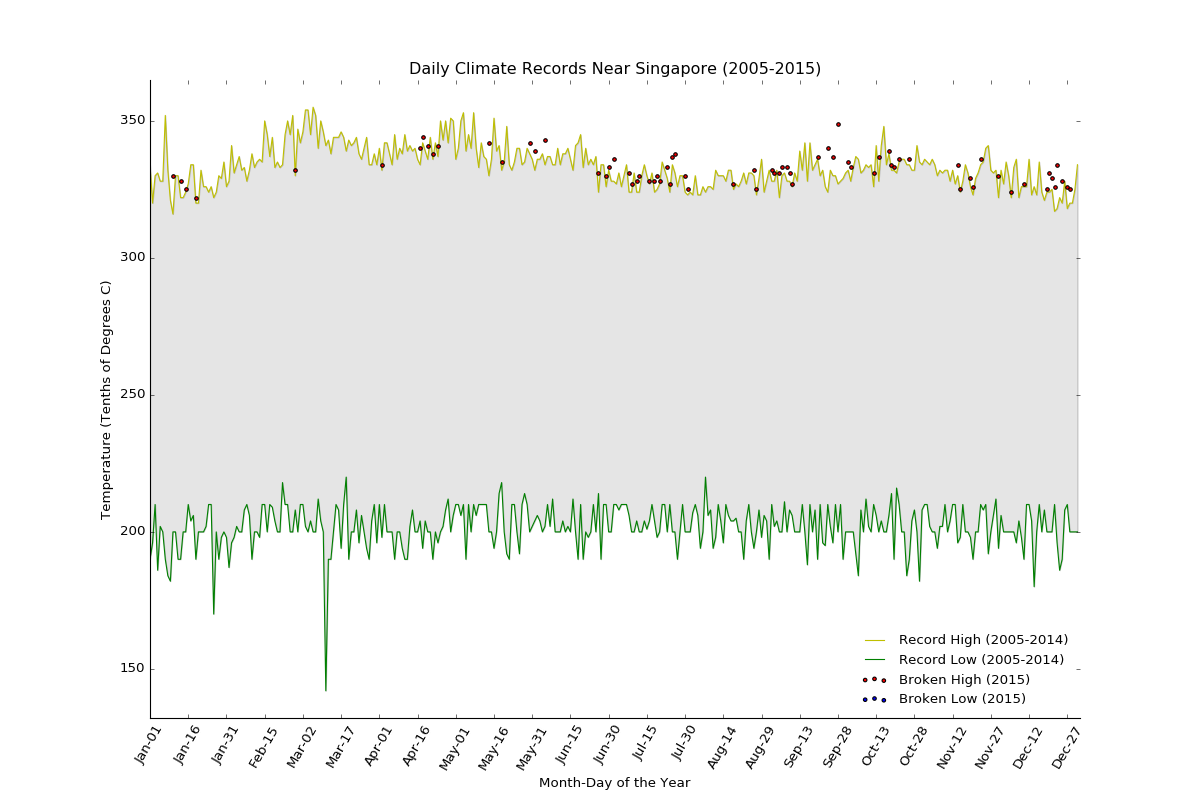

Here is the Python script that generated this plot:
#!/usr/bin/python
# -*- coding:utf-8 -*-

# Assignment 2
# Before working on this assignment please read these instructions fully. In the submission area,
# you will notice that you can click the link to Preview the Grading for each step of the assignment.
# This is the criteria that will be used for peer grading. Please familiarize yourself with
# the criteria before beginning the assignment.
#
# An NOAA dataset has been stored in the file
# 数据源
# "data/C2A2_data/BinnedCsvs_d100/4e86d2106d0566c6ad9843d882e72791333b08be3d647dcae4f4b110.csv".
# The data for this assignment comes from a subset of
# The National Centers for Environmental Information (NCEI) Daily Global Historical Climatology Network (GHCN-Daily).
# The GHCN-Daily is comprised of daily climate records from thousands of land surface stations across the globe.
#
# Each row in the assignment datafile corresponds to a single observation.
# The following variables are provided to you:
#
# 数据格式
# "id" : station identification code
# "date" : date in YYYY-MM-DD format (e.g. 2012-01-24 = January 24, 2012)
# "element" : indicator of element type
# "TMAX" : Maximum temperature (tenths of degrees C)
# "TMIN" : Minimum temperature (tenths of degrees C)
# "value" : data value for element (tenths of degrees C)
#
# 作业要求
# For this assignment, you must:
# 1) Read the documentation and familiarize yourself with the dataset,
# then write some python code which returns a line graph of the record high and record low temperatures
# by day of the year over the period 2005-2014.
# 读取2005-2014数据
# 2) The area between the record high and record low temperatures for each day should be shaded.
# 最高和最低之间高亮
# 3) Overlay a scatter of the 2015 data for any points (highs and lows) for which
# the ten year record (2005-2014) record high or record low was broken in 2015.
# 叠加2015数据, 比较2005-2014数据, 如果最高和最低有新记录, 就显示
# 4) Watch out for leap days (i.e. February 29th),
# it is reasonable to remove these points from the dataset for the purpose of this visualization.
# 移除闰日
# 5) Make the visual nice!
# Leverage principles from the first module in this course when developing your solution.
# Consider issues such as legends, labels, and chart junk.
# 添加legends, labels, and chart junk
#
import matplotlib.pyplot as plt
import numpy as np
import pandas as pd
import datetime as datetime

# 读取数据
df = pd.read_csv('data/C2A2_data/BinnedCsvs_d100/4e86d2106d0566c6ad9843d882e72791333b08be3d647dcae4f4b110.csv')

# 清洗数据
df = df.sort_values(['Date', 'ID'])

# # 获得分拆的年和月日
df['Year'] = df['Date'].apply(lambda x: x[:4])
df['Month_Day'] = df['Date'].apply(lambda x: x[5:])
print(len(df))  # 23754

# # 移除闰日
df = df[df['Month_Day'] != '02-29']
print(len(df))  # 23741

# # 获得2005-2014数据
df_2005_2014 = df[df['Year'] != '2015']
# # 获得2015数据
df_2015 = df[df['Year'] == '2015']

# 探索数据
print('\nAll Data:')
print(df.head())
print(len(df))

print('\nYear 2005-2014:')
print(df_2005_2014.head())
print(len(df_2005_2014))

print('\nYear 2015:')
print(df_2015.head())
print(len(df_2015))

# 最大最小数据
df_2005_2014_min = df_2005_2014[df_2005_2014['Element'] == 'TMIN']
df_2005_2014_max = df_2005_2014[df_2005_2014['Element'] == 'TMAX']
df_2015_min = df_2015[df_2015['Element'] == 'TMIN']
df_2015_max = df_2015[df_2015['Element'] == 'TMAX']


# 处理数据
def get_min_max(df, type):
    return df.groupby(['Month_Day']).agg({'Data_Value': type})


# # 获得2005-2014每日的最高和最低记录
df_2005_2014_lowest = get_min_max(df_2005_2014_min, np.min)
df_2005_2014_highest = get_min_max(df_2005_2014_max, np.max)
df_2015_lowest = get_min_max(df_2015_min, np.min)
df_2015_highest = get_min_max(df_2015_max, np.max)

# 获得2015的记录 - 这里是返回数组下标的索引值
df_2015_beark_lowest = np.where(df_2015_lowest['Data_Value'] < df_2005_2014_lowest['Data_Value'])[0]
df_2015_beark_highest = np.where(df_2015_highest['Data_Value'] > df_2005_2014_highest['Data_Value'])[0]

# 显示数据
fig = plt.figure(figsize=(15, 10), frameon=False)
fig.patch.set_alpha(0)

# # 制图辅助数据 - X轴的长度
df_len = len(df_2005_2014_lowest)
# # 制图辅助数据 - Y轴的最低最高值
max_temperature = df[df['Element'] == 'TMAX']['Data_Value'].max()
min_temperature = df[df['Element'] == 'TMIN']['Data_Value'].min()

# # 2005-2014的最高和最低
plt.plot(df_2005_2014_highest.values, 'y',
         label='Record High (2005-2014)')
plt.plot(df_2005_2014_lowest.values, 'g',
         label='Record Low (2005-2014)')

# # 填充颜色
plt.gca().fill_between(range(df_len),
                       df_2005_2014_highest['Data_Value'],
                       df_2005_2014_lowest['Data_Value'],
                       facecolor='grey',
                       alpha=0.2)

# # 2015, zorder=10让点显示在层次的最上面
plt.scatter(df_2015_beark_highest, df_2015_highest.iloc[df_2015_beark_highest],
            s=10, c='r',
            zorder=10,
            label='Broken High (2015)')
plt.scatter(df_2015_beark_lowest, df_2015_lowest.iloc[df_2015_beark_lowest],
            s=10, c='b',
            zorder=10,
            label='Broken Low (2015)')

# # 图示
plt.title('Daily Climate Records Near Singapore (2005-2015)')
plt.xlabel('Month-Day of the Year')
plt.ylabel('Temperature (Tenths of Degrees C)')
plt.legend(loc=4, frameon=False, fontsize='medium')
plt.xticks(range(0, df_len, 15),
           [datetime.datetime.strptime(i, '%m-%d').strftime('%b-%d')
            for i in df_2005_2014_lowest.index[range(0, df_len, 15)]],
           rotation='60')

# # 美化 - 控制X轴和Y轴显示的范围
plt.gca().axis([0, df_len, min_temperature - 10, max_temperature + 10])
# # 美化 - 边框
plt.gca().spines['top'].set_visible(False)  # 移除图表上方的边框
plt.gca().spines['right'].set_visible(False)  # 移除图表右方的边框
plt.show()

# 保存
fig.canvas.print_png('2_assignment.png', dpi=300)
